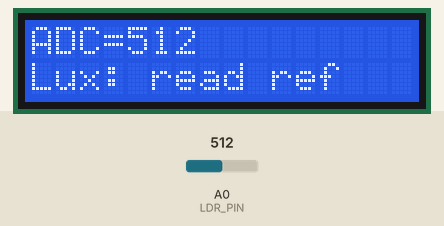
Recording of a sketch running on a simulated Arduino Uno, built with avr-gcc and run on an emulated ATmega328P. Parts: 16×2 character LCD. The test bench sets the inputs (shaded band); at power-on: A0 (LDR_PIN) = 512. What the sketch prints to the serial monitor is not drawn.

Above: at 1.2 s.
1.3 s: A0 (LDR_PIN) set to 716
At 2.6 s:
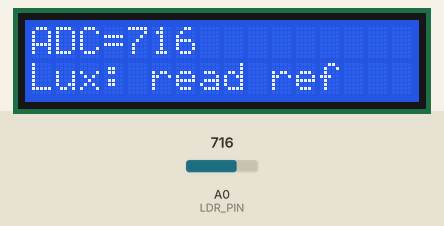
3.6 s: A0 (LDR_PIN) set to 900
At 4.6 s:
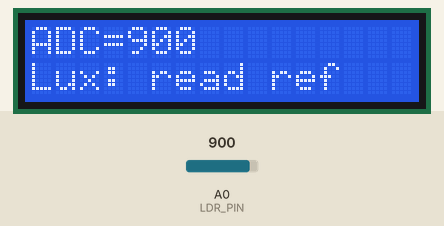
5.6 s: A0 (LDR_PIN) set to 1023
At 6.7 s:
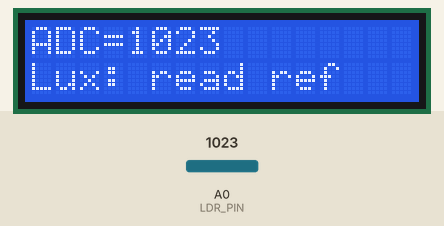
Timing chart, 0 to 8.6 s (numbered marks = the images above; inputs shaded):
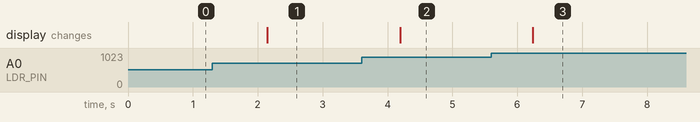

Measured:
- after the input at 1.3 s, the display: changes after 0.85 s (image 1)
- after the input at 3.6 s, the display: changes after 0.59 s (image 2)
- after the input at 5.6 s, the display: changes after 0.64 s (image 3)

The sketch:

task1.ino
```cpp
#include <LiquidCrystal_I2C.h>

const int LDR_PIN = A0;        // фоторезистор
LiquidCrystal_I2C lcd(0x27, 16, 2);

void setup() {
  Serial.begin(9600);
  lcd.init();
  lcd.backlight();
  lcd.clear();
  lcd.setCursor(0, 0);
  lcd.print("LDR calib");
}

void loop() {
  int adc = analogRead(LDR_PIN);

  // На дисплей
  lcd.clear();
  lcd.setCursor(0, 0);
  lcd.print("ADC=");
  lcd.print(adc);

  lcd.setCursor(0, 1);
  lcd.print("Lux: read ref");

  // В Serial для протокола
  Serial.print("ADC=");
  Serial.println(adc);

  delay(1000);   // раз в секунду
}
```
